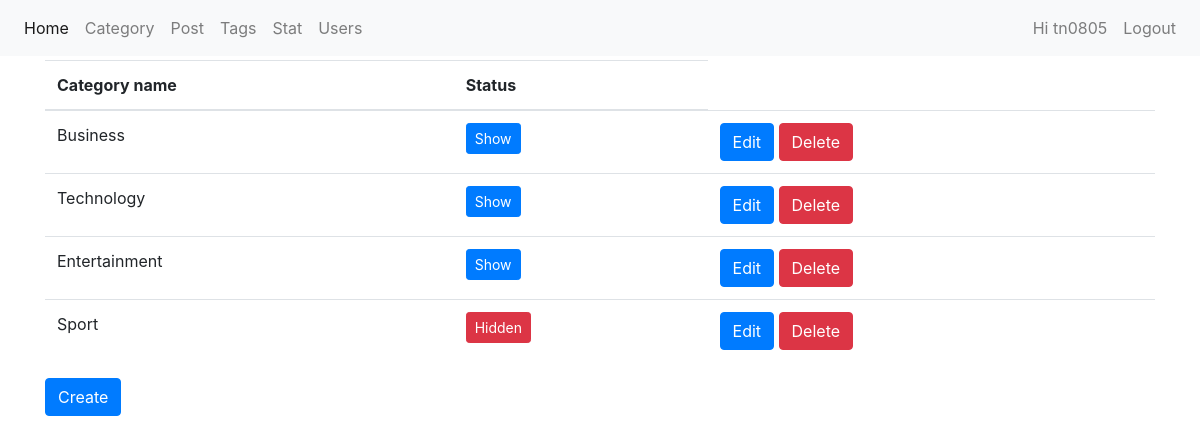
Page /admin/index.php?m=categories (signed in) on the committed database.
### tables this page shows
CREATE TABLE `categories` (
  `id` int(11) NOT NULL,
  `category_name` varchar(100) NOT NULL,
  `status` tinyint(1) DEFAULT 1
);

### admin/modules/categories/index.php (the view)
<div class="container">
            <table class="table table-inverse">
                <thead>
                    <tr>
                        <th>Category name</th>
                        <th>Status</th>
                    </tr>
                </thead>
                <tbody>
                    <?php foreach ($categories as $category) : ?>
                    <tr>
                        <td><?php echo $category['category_name'] ?></td>
                        <td><?php
                            if ($category['status'] == 1) {
                                echo "<a class=\"btn btn-primary btn-sm\" style=\"color:#fff\">Show</a>";
                            }else{
                                echo "<a class=\"btn btn-danger btn-sm\" style=\"color:#fff\">Hidden</a>";
                            }
                         ?></td>
                         <td><a href="index.php?m=categories&a=edit&id=<?php echo $category['id']; ?>" class="btn btn-primary">Edit</a>
                            <a href="index.php?m=categories&a=delete&id=<?php echo $category['id']; ?>" class="btn btn-danger" onclick="return confirm('Delete?')" >Delete</a></td>
                    </tr>
                    <?php endforeach; ?>
                </tbody>
            </table>
            <a href="index.php?m=categories&a=create" class="btn btn-primary">Create</a>
</div>

### rows in the picture
categories: category_name "Business", status "Show"
categories: category_name "Technology", status "Show"
categories: category_name "Entertainment", status "Show"
categories: category_name "Sport", status "Hidden"

### other values in the picture
$login['username'] "tn0805"
